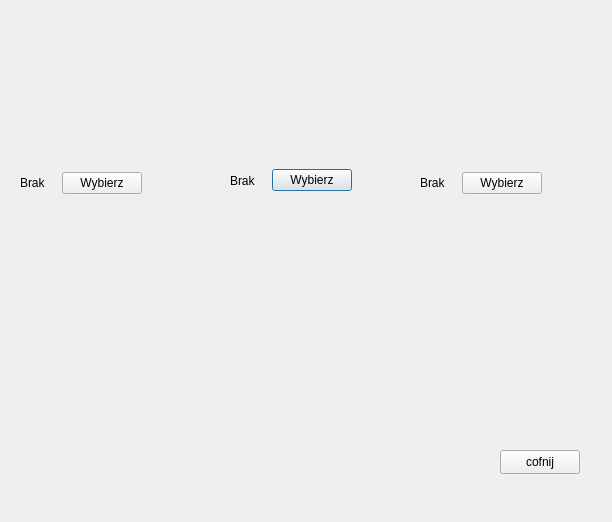
<?xml version="1.0" encoding="UTF-8"?>
<ui version="4.0">
 <class>wyborStolika</class>
 <widget class="QDialog" name="wyborStolika">
  <property name="geometry">
   <rect>
    <x>0</x>
    <y>0</y>
    <width>612</width>
    <height>522</height>
   </rect>
  </property>
  <property name="windowTitle">
   <string>Dialog</string>
  </property>
  <widget class="QLabel" name="label_stolik1">
   <property name="geometry">
    <rect>
     <x>20</x>
     <y>10</y>
     <width>141</width>
     <height>121</height>
    </rect>
   </property>
   <property name="text">
    <string/>
   </property>
  </widget>
  <widget class="QLabel" name="label_stolik1_2">
   <property name="geometry">
    <rect>
     <x>210</x>
     <y>10</y>
     <width>141</width>
     <height>121</height>
    </rect>
   </property>
   <property name="text">
    <string/>
   </property>
  </widget>
  <widget class="QWidget" name="layoutWidget">
   <property name="geometry">
    <rect>
     <x>230</x>
     <y>165</y>
     <width>122</width>
     <height>31</height>
    </rect>
   </property>
   <layout class="QHBoxLayout" name="horizontalLayout_2">
    <item>
     <widget class="QLabel" name="label_czyWolny2">
      <property name="text">
       <string>Brak</string>
      </property>
     </widget>
    </item>
    <item>
     <widget class="QPushButton" name="pushButton_wybierzStolik2">
      <property name="text">
       <string>Wybierz</string>
      </property>
     </widget>
    </item>
   </layout>
  </widget>
  <widget class="QLabel" name="label_stolik1_3">
   <property name="geometry">
    <rect>
     <x>410</x>
     <y>20</y>
     <width>141</width>
     <height>121</height>
    </rect>
   </property>
   <property name="text">
    <string/>
   </property>
  </widget>
  <widget class="QWidget" name="layoutWidget_2">
   <property name="geometry">
    <rect>
     <x>420</x>
     <y>170</y>
     <width>122</width>
     <height>26</height>
    </rect>
   </property>
   <layout class="QHBoxLayout" name="horizontalLayout_3">
    <item>
     <widget class="QLabel" name="label_czyWolny3">
      <property name="text">
       <string>Brak</string>
      </property>
     </widget>
    </item>
    <item>
     <widget class="QPushButton" name="pushButton_wybierzStolik3">
      <property name="text">
       <string>Wybierz</string>
      </property>
     </widget>
    </item>
   </layout>
  </widget>
  <widget class="QPushButton" name="pushButton">
   <property name="geometry">
    <rect>
     <x>500</x>
     <y>450</y>
     <width>80</width>
     <height>24</height>
    </rect>
   </property>
   <property name="text">
    <string>cofnij</string>
   </property>
  </widget>
  <widget class="QWidget" name="">
   <property name="geometry">
    <rect>
     <x>20</x>
     <y>170</y>
     <width>122</width>
     <height>26</height>
    </rect>
   </property>
   <layout class="QHBoxLayout" name="horizontalLayout">
    <item>
     <widget class="QLabel" name="label_czyWolny1">
      <property name="text">
       <string>Brak</string>
      </property>
     </widget>
    </item>
    <item>
     <widget class="QPushButton" name="pushButton_wybierzStolik1">
      <property name="text">
       <string>Wybierz</string>
      </property>
     </widget>
    </item>
   </layout>
  </widget>
 </widget>
 <resources/>
 <connections/>
</ui>
